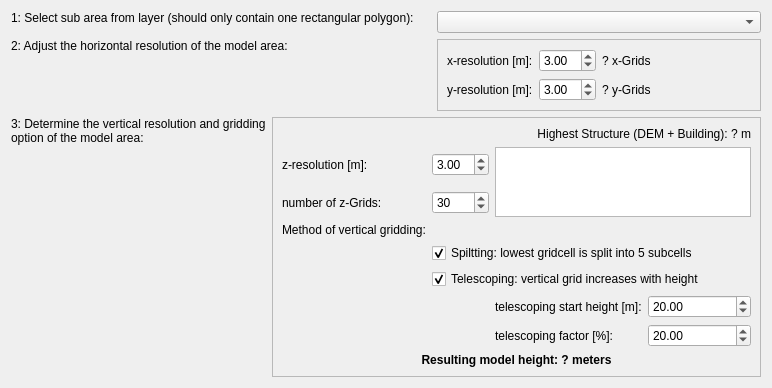
                <widget class="QWidget" name="tab_2">
                 <attribute name="title">
                  <string>General Settings</string>
                 </attribute>
                 <layout class="QGridLayout" name="gridLayout_11">
                  <item row="3" column="1" rowspan="2" colspan="3">
                   <widget class="QFrame" name="frame">
                    <property name="frameShape">
                     <enum>QFrame::StyledPanel</enum>
                    </property>
                    <property name="frameShadow">
                     <enum>QFrame::Raised</enum>
                    </property>
                    <layout class="QGridLayout" name="gridLayout_13">
                     <item row="14" column="0" colspan="4">
                      <widget class="QLabel" name="l_zHeight">
                       <property name="sizePolicy">
                        <sizepolicy hsizetype="Expanding" vsizetype="Preferred">
                         <horstretch>0</horstretch>
                         <verstretch>0</verstretch>
                        </sizepolicy>
                       </property>
                       <property name="font">
                        <font>
                         <weight>75</weight>
                         <bold>true</bold>
                        </font>
                       </property>
                       <property name="text">
                        <string>Resulting model height: ? meters</string>
                       </property>
                       <property name="alignment">
                        <set>Qt::AlignCenter</set>
                       </property>
                      </widget>
                     </item>
                     <item row="12" column="2">
                      <widget class="QLabel" name="l_zGrids_4">
                       <property name="text">
                        <string>telescoping factor [%]:</string>
                       </property>
                      </widget>
                     </item>
                     <item row="4" column="1">
                      <widget class="QgsSpinBox" name="se_zGrids">
                       <property name="minimum">
                        <number>1</number>
                       </property>
                       <property name="value">
                        <number>30</number>
                       </property>
                      </widget>
                     </item>
                     <item row="3" column="2" rowspan="2" colspan="2">
                      <widget class="QTextBrowser" name="tb_zPreview">
                       <property name="sizePolicy">
                        <sizepolicy hsizetype="Expanding" vsizetype="Expanding">
                         <horstretch>0</horstretch>
                         <verstretch>0</verstretch>
                        </sizepolicy>
                       </property>
                      </widget>
                     </item>
                     <item row="12" column="3">
                      <widget class="QgsDoubleSpinBox" name="se_teleStretch">
                       <property name="minimum">
                        <double>0.000000000000000</double>
                       </property>
                       <property name="maximum">
                        <double>30.000000000000000</double>
                       </property>
                       <property name="value">
                        <double>20.000000000000000</double>
                       </property>
                      </widget>
                     </item>
                     <item row="4" column="0">
                      <widget class="QLabel" name="l_zGrids">
                       <property name="text">
                        <string>number of z-Grids:</string>
                       </property>
                      </widget>
                     </item>
                     <item row="3" column="1">
                      <widget class="QgsDoubleSpinBox" name="se_dz">
                       <property name="sizePolicy">
                        <sizepolicy hsizetype="Fixed" vsizetype="Fixed">
                         <horstretch>0</horstretch>
                         <verstretch>0</verstretch>
                        </sizepolicy>
                       </property>
                       <property name="minimum">
                        <double>0.250000000000000</double>
                       </property>
                       <property name="value">
                        <double>3.000000000000000</double>
                       </property>
                      </widget>
                     </item>
                     <item row="10" column="2">
                      <widget class="QLabel" name="l_zGrids_3">
                       <property name="text">
                        <string>telescoping start height [m]:</string>
                       </property>
                      </widget>
                     </item>
                     <item row="10" column="3">
                      <widget class="QgsDoubleSpinBox" name="se_teleStart">
                       <property name="minimum">
                        <double>0.000000000000000</double>
                       </property>
                       <property name="maximum">
                        <double>99999.990000000005239</double>
                       </property>
                       <property name="value">
                        <double>20.000000000000000</double>
                       </property>
                      </widget>
                     </item>
                     <item row="3" column="0">
                      <widget class="QLabel" name="l_zGrids_2">
                       <property name="text">
                        <string>z-resolution [m]:</string>
                       </property>
                      </widget>
                     </item>
                     <item row="0" column="1" colspan="3">
                      <widget class="QLabel" name="l_highestStruct">
                       <property name="sizePolicy">
                        <sizepolicy hsizetype="Expanding" vsizetype="Preferred">
                         <horstretch>0</horstretch>
                         <verstretch>0</verstretch>
                        </sizepolicy>
                       </property>
                       <property name="text">
                        <string>Highest Structure (DEM + Building): ? m</string>
                       </property>
                       <property name="alignment">
                        <set>Qt::AlignRight|Qt::AlignTrailing|Qt::AlignVCenter</set>
                       </property>
                      </widget>
                     </item>
                     <item row="5" column="0">
                      <widget class="QLabel" name="l_zGrids_5">
                       <property name="text">
                        <string>Method of vertical gridding:</string>
                       </property>
                      </widget>
                     </item>
                     <item row="6" column="1" colspan="3">
                      <widget class="QCheckBox" name="chk_useSplitting">
                       <property name="text">
                        <string>Spiltting: lowest gridcell is split into 5 subcells</string>
                       </property>
                       <property name="checked">
                        <bool>true</bool>
                       </property>
                      </widget>
                     </item>
                     <item row="7" column="1" colspan="3">
                      <widget class="QCheckBox" name="chk_useTelescoping">
                       <property name="text">
                        <string>Telescoping: vertical grid increases with height</string>
                       </property>
                       <property name="checked">
                        <bool>true</bool>
                       </property>
                      </widget>
                     </item>
                    </layout>
                   </widget>
                  </item>
                  <item row="0" column="0" colspan="2">
                   <widget class="QLabel" name="label_20">
                    <property name="text">
                     <string>1: Select sub area from layer (should only contain one rectangular polygon):</string>
                    </property>
                    <property name="alignment">
                     <set>Qt::AlignLeading|Qt::AlignLeft|Qt::AlignTop</set>
                    </property>
                    <property name="wordWrap">
                     <bool>true</bool>
                    </property>
                   </widget>
                  </item>
                  <item row="3" column="0">
                   <widget class="QLabel" name="label_30">
                    <property name="text">
                     <string>3: Determine the vertical resolution and gridding option of the model area:</string>
                    </property>
                    <property name="alignment">
                     <set>Qt::AlignLeading|Qt::AlignLeft|Qt::AlignTop</set>
                    </property>
                    <property name="wordWrap">
                     <bool>true</bool>
                    </property>
                   </widget>
                  </item>
                  <item row="1" column="2" colspan="2">
                   <widget class="QFrame" name="frame_3">
                    <property name="frameShape">
                     <enum>QFrame::StyledPanel</enum>
                    </property>
                    <property name="frameShadow">
                     <enum>QFrame::Raised</enum>
                    </property>
                    <layout class="QGridLayout" name="gridLayout_12">
                     <item row="1" column="2">
                      <widget class="QLabel" name="l_yGrids">
                       <property name="sizePolicy">
                        <sizepolicy hsizetype="Expanding" vsizetype="Preferred">
                         <horstretch>0</horstretch>
                         <verstretch>0</verstretch>
                        </sizepolicy>
                       </property>
                       <property name="text">
                        <string>? y-Grids</string>
                       </property>
                      </widget>
                     </item>
                     <item row="0" column="1">
                      <widget class="QgsDoubleSpinBox" name="se_dx">
                       <property name="minimum">
                        <double>0.250000000000000</double>
                       </property>
                       <property name="value">
                        <double>3.000000000000000</double>
                       </property>
                      </widget>
                     </item>
                     <item row="1" column="0">
                      <widget class="QLabel" name="l_xGrids_3">
                       <property name="text">
                        <string>y-resolution [m]:</string>
                       </property>
                      </widget>
                     </item>
                     <item row="0" column="2">
                      <widget class="QLabel" name="l_xGrids">
                       <property name="text">
                        <string>? x-Grids</string>
                       </property>
                      </widget>
                     </item>
                     <item row="1" column="1">
                      <widget class="QgsDoubleSpinBox" name="se_dy">
                       <property name="sizePolicy">
                        <sizepolicy hsizetype="Minimum" vsizetype="Fixed">
                         <horstretch>0</horstretch>
                         <verstretch>0</verstretch>
                        </sizepolicy>
                       </property>
                       <property name="minimum">
                        <double>0.250000000000000</double>
                       </property>
                       <property name="value">
                        <double>3.000000000000000</double>
                       </property>
                      </widget>
                     </item>
                     <item row="0" column="0">
                      <widget class="QLabel" name="l_xGrids_2">
                       <property name="text">
                        <string>x-resolution [m]:</string>
                       </property>
                      </widget>
                     </item>
                    </layout>
                   </widget>
                  </item>
                  <item row="0" column="2" colspan="2">
                   <widget class="QgsMapLayerComboBox" name="cb_subArea">
                    <property name="currentIndex">
                     <number>-1</number>
                    </property>
                    <property name="allowEmptyLayer">
                     <bool>true</bool>
                    </property>
                   </widget>
                  </item>
                  <item row="1" column="0" colspan="2">
                   <widget class="QLabel" name="label_29">
                    <property name="text">
                     <string>2: Adjust the horizontal resolution of the model area:</string>
                    </property>
                    <property name="alignment">
                     <set>Qt::AlignLeading|Qt::AlignLeft|Qt::AlignTop</set>
                    </property>
                    <property name="wordWrap">
                     <bool>true</bool>
                    </property>
                   </widget>
                  </item>
                 </layout>
                </widget>
